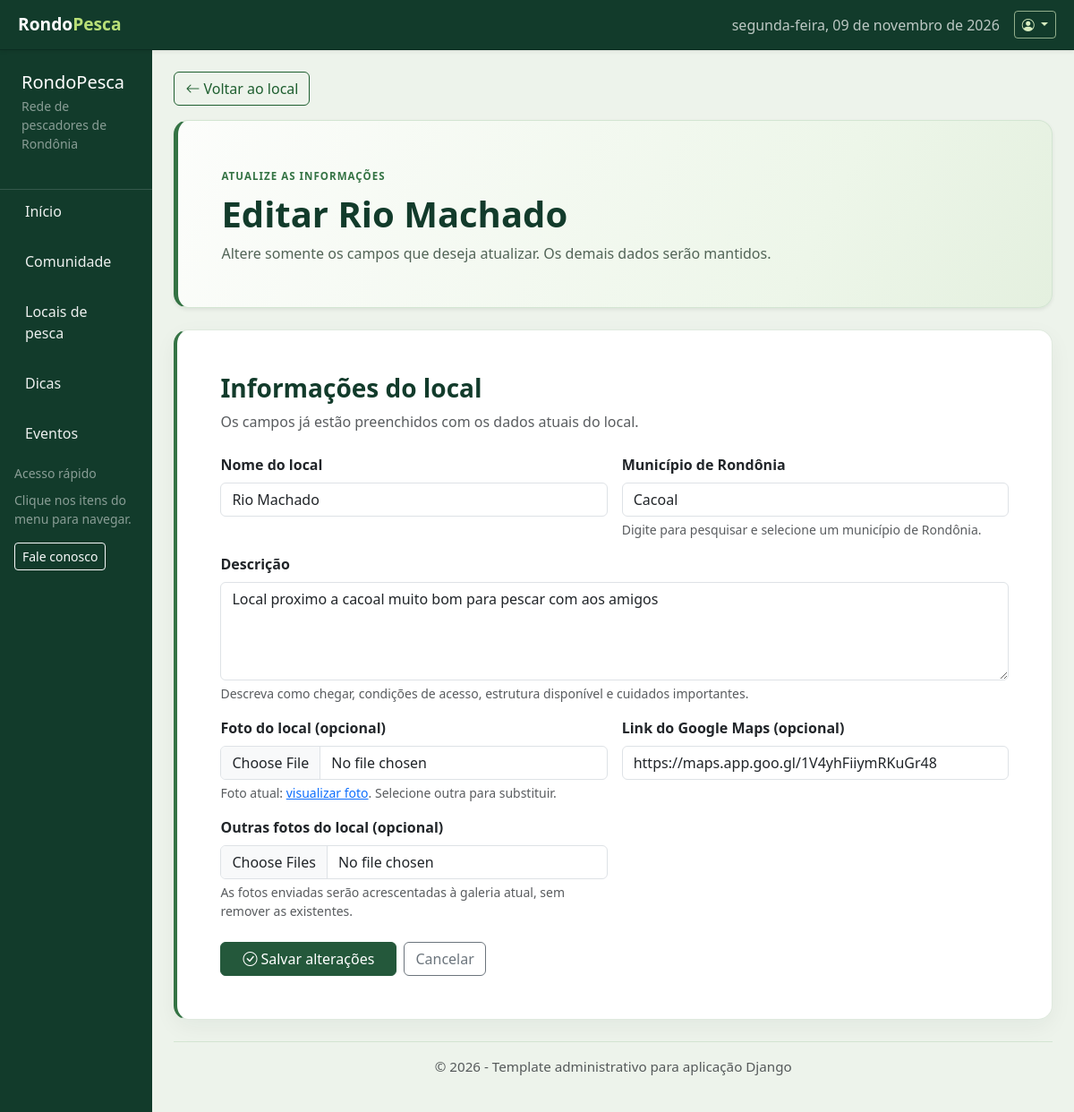
Page /locais/1/editar/ (signed in) on the committed database.
### locais/models.py (models this page shows, shortened)
class LocalPesca(models.Model):
    nome = models.CharField(max_length=120)
    municipio = models.CharField(
        max_length=120,
        choices=MUNICIPIOS_RONDONIA,
        blank=True,
    )
    descricao = models.TextField(max_length=2000)
    imagem_url = models.URLField('URL da imagem', blank=True)
    foto = models.FileField(
        'Foto do local',
        upload_to='locais/%Y/%m/',
        blank=True,
    )
    maps_url = models.URLField('Link do Google Maps', blank=True)
    cadastrado_por = models.ForeignKey(
        settings.AUTH_USER_MODEL,
        on_delete=models.PROTECT,
        related_name='locais_de_pesca_cadastrados',
    )
    criado_em = models.DateTimeField(auto_now_add=True)
    class Meta:
        ordering = ['nome']
        verbose_name = 'Local de pesca'
        verbose_name_plural = 'Locais de pesca'

### locais/views.py (the view, shortened to what this page needs)
# urls.py: path('<int:pk>/editar/', views.editar_local, name='editar_local'),
@login_required(login_url='login')
def editar_local(request, pk):
    if not pode_adicionar_local(request.user):
        raise PermissionDenied
    local = get_object_or_404(LocalPesca, pk=pk)
    form = LocalPescaForm(
        request.POST or None,
        request.FILES or None,
        instance=local,
    )
    return render(request, 'locais/editar_local.html', {
        'form': form,
        'local': local,
    })

### locais/views.py (called while the page is built)
def pode_adicionar_local(usuario):
    return (
        usuario.is_authenticated
        and (
            usuario.is_staff
            or usuario.is_superuser
            or usuario.groups.filter(name__iexact='pescador').exists()
        )
    )

### locais/templates/locais/editar_local.html (shortened to what this page needs)
{% extends 'base.html' %}
{% block content %}
<div class="dashboard-home fishing-locations">
    <div class="mb-3">
        <a class="btn btn-outline-success" href="{% url 'detalhe_local' local.pk %}">
            <i class="bi bi-arrow-left me-1" aria-hidden="true"></i>Voltar ao local
        </a>
    </div>
    <section class="dashboard-welcome mb-4 p-4 p-lg-5 shadow-sm" aria-labelledby="edit-location-title">
        <span class="dashboard-kicker">ATUALIZE AS INFORMAÇÕES</span>
        <h1 class="display-6 fw-bold mt-2 mb-2" id="edit-location-title">Editar {{ local.nome }}</h1>
        <p class="mb-0 text-muted">Altere somente os campos que deseja atualizar. Os demais dados serão mantidos.</p>
    </section>
    <section class="card dashboard-card location-form-card shadow-sm" aria-labelledby="edit-location-form-title">
        <div class="card-body p-4 p-lg-5">
            <h2 class="h3 fw-bold mb-2" id="edit-location-form-title">Informações do local</h2>
            <p class="text-muted mb-4">Os campos já estão preenchidos com os dados atuais do local.</p>
            <form method="post" enctype="multipart/form-data" class="row g-3">
                {% for field in form %}
                <div class="{% if field.name == 'descricao' %}col-12{% else %}col-12 col-md-6{% endif %}">
                    <label class="form-label fw-semibold" for="{{ field.id_for_label }}">{{ field.label }}</label>
                    {{ field }}
                    {% if field.name == 'municipio' %}
                    <div class="form-text">Digite para pesquisar e selecione um município de Rondônia.</div>
                    {% elif field.name == 'descricao' %}
                    <div class="form-text">Descreva como chegar, condições de acesso, estrutura disponível e cuidados importantes.</div>
                    {% elif field.name == 'foto' %}
                    {% if local.foto %}
                    <div class="form-text">Foto atual: <a href="{{ local.foto.url }}" target="_blank" rel="noopener noreferrer">visualizar foto</a>. Selecione outra para substituir.</div>
                    {% else %}
                    <div class="form-text">Envie uma imagem de até 5 MB. A foto é opcional.</div>
                    {% endif %}
                    {% elif field.name == 'fotos' %}
                    <div class="form-text">As fotos enviadas serão acrescentadas à galeria atual, sem remover as existentes.</div>
                    {% endif %}
                </div>
                {% endfor %}
                <div class="col-12 d-flex flex-wrap gap-2 mt-4">
                    <button class="btn btn-success px-4" type="submit">
                        <i class="bi bi-check-circle me-1" aria-hidden="true"></i>Salvar alterações
                    </button>
                    <a class="btn btn-outline-secondary" href="{% url 'detalhe_local' local.pk %}">Cancelar</a>
                </div>
            </form>
        </div>
    </section>
</div>
{% endblock %}

### rows in the picture
LocalPesca: nome "Rio Machado", form "Rio Machado" "Cacoal" "Local proximo a cacoal muito bom para pescar com aos amigos" "https://maps.app.goo.gl/1V4yhFiiymRKuGr48"

### other values in the picture
{{ field.label }} "Nome do local" "Município de Rondônia" "Descrição" "Foto do local (opcional)" "Link do Google Maps (opcional)" "Outras fotos do local (opcional)"
